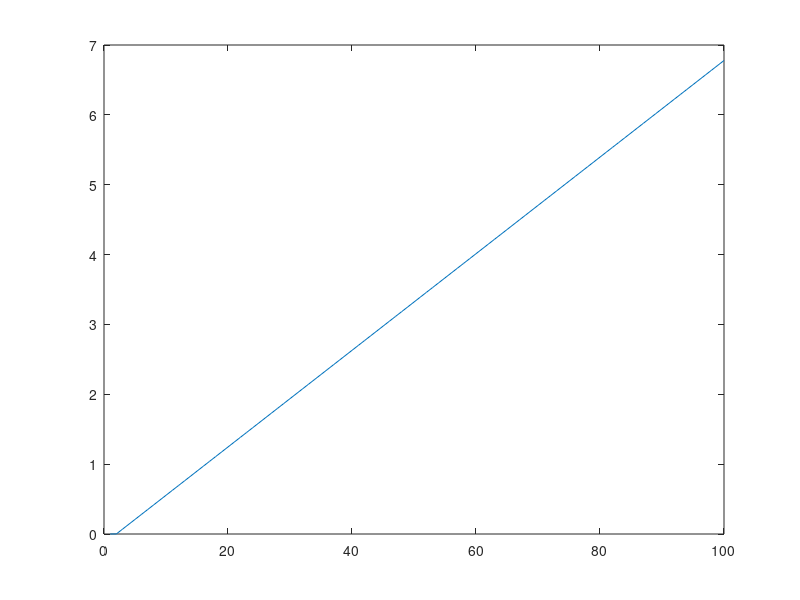

The MATLAB script that drew this image:
%% ----------------------不知道能不能运行----------------------
R=2.2*0.001;
I=31*ones(1,100);
T=0.01;
t=1:100;
x_hat=zeros(1,100);
y_hat=zeros(1,100);
x    =zeros(1,100);
y    =zeros(1,100);

A=0;
B=1/310;
C=1;
D=R;
L=-1;

x_hat(1)=0;
y_hat(1)=0;
x(1)=0;
y(1)=0;

for i = 2:length(t)
    x_hat(i) = x_hat(i-1) + T*B*I(i);
    y_hat(i) = x_hat(i) + D*I(i);
    x(i) = x_hat(i-1) + T*B*I(i) + T*rand(1,1)*0.01;
    y(i) = x_hat(i-1) + T*B*I(i) + T*rand(1,1)*0.01;
    x_hat(i) = x_hat(i-1) + T*B*I(i) + L*(y(i)-y_hat(i));
    y_hat(i) = x_hat(i) + D*I(i);
end

figure;
plot(t,y);
